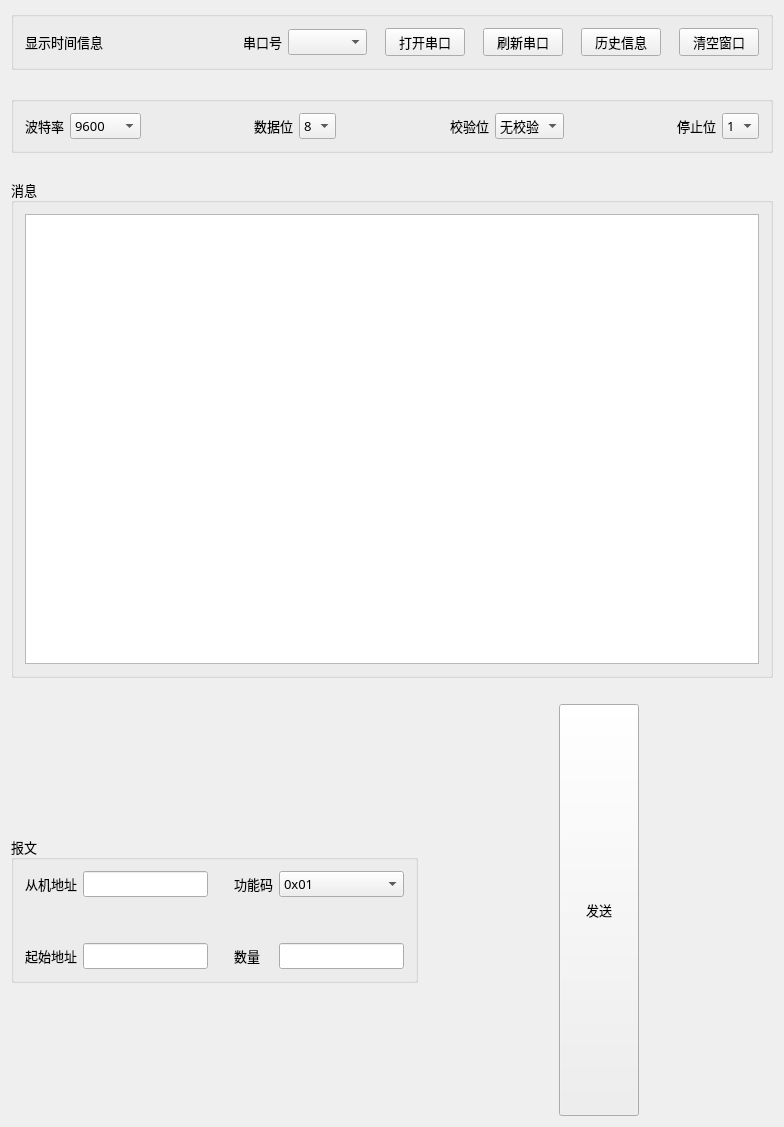
<?xml version="1.0" encoding="UTF-8"?>
<ui version="4.0">
 <class>Widget</class>
 <widget class="QWidget" name="Widget">
  <property name="geometry">
   <rect>
    <x>0</x>
    <y>0</y>
    <width>784</width>
    <height>1127</height>
   </rect>
  </property>
  <property name="sizePolicy">
   <sizepolicy hsizetype="Preferred" vsizetype="Fixed">
    <horstretch>0</horstretch>
    <verstretch>0</verstretch>
   </sizepolicy>
  </property>
  <property name="font">
   <font>
    <family>楷体</family>
    <pointsize>10</pointsize>
   </font>
  </property>
  <property name="windowTitle">
   <string>Widget</string>
  </property>
  <layout class="QGridLayout" name="gridLayout_2">
   <item row="0" column="0">
    <layout class="QVBoxLayout" name="verticalLayout_3">
     <item>
      <layout class="QHBoxLayout" name="horizontalLayout_5">
       <item>
        <widget class="QGroupBox" name="SerialSwitchSetting">
         <property name="sizePolicy">
          <sizepolicy hsizetype="Preferred" vsizetype="Preferred">
           <horstretch>0</horstretch>
           <verstretch>0</verstretch>
          </sizepolicy>
         </property>
         <property name="minimumSize">
          <size>
           <width>0</width>
           <height>50</height>
          </size>
         </property>
         <property name="title">
          <string/>
         </property>
         <layout class="QHBoxLayout" name="horizontalLayout_2">
          <item>
           <widget class="QLabel" name="ShowCurrentTime">
            <property name="sizePolicy">
             <sizepolicy hsizetype="Preferred" vsizetype="Fixed">
              <horstretch>0</horstretch>
              <verstretch>0</verstretch>
             </sizepolicy>
            </property>
            <property name="minimumSize">
             <size>
              <width>200</width>
              <height>0</height>
             </size>
            </property>
            <property name="text">
             <string>显示时间信息</string>
            </property>
            <property name="alignment">
             <set>Qt::AlignLeading|Qt::AlignLeft|Qt::AlignVCenter</set>
            </property>
           </widget>
          </item>
          <item>
           <spacer name="horizontalSpacer_6">
            <property name="orientation">
             <enum>Qt::Horizontal</enum>
            </property>
            <property name="sizeHint" stdset="0">
             <size>
              <width>40</width>
              <height>20</height>
             </size>
            </property>
           </spacer>
          </item>
          <item>
           <widget class="QLabel" name="SerialPortLabel">
            <property name="sizePolicy">
             <sizepolicy hsizetype="Preferred" vsizetype="Fixed">
              <horstretch>0</horstretch>
              <verstretch>0</verstretch>
             </sizepolicy>
            </property>
            <property name="text">
             <string>串口号</string>
            </property>
           </widget>
          </item>
          <item>
           <widget class="QComboBox" name="SerialPortName">
            <property name="maximumSize">
             <size>
              <width>100</width>
              <height>16777215</height>
             </size>
            </property>
           </widget>
          </item>
          <item>
           <spacer name="horizontalSpacer_8">
            <property name="orientation">
             <enum>Qt::Horizontal</enum>
            </property>
            <property name="sizeHint" stdset="0">
             <size>
              <width>40</width>
              <height>20</height>
             </size>
            </property>
           </spacer>
          </item>
          <item>
           <widget class="QPushButton" name="SerialSwitchSettingButton">
            <property name="text">
             <string>打开串口</string>
            </property>
           </widget>
          </item>
          <item>
           <spacer name="horizontalSpacer_15">
            <property name="orientation">
             <enum>Qt::Horizontal</enum>
            </property>
            <property name="sizeHint" stdset="0">
             <size>
              <width>40</width>
              <height>20</height>
             </size>
            </property>
           </spacer>
          </item>
          <item>
           <widget class="QPushButton" name="RefreshSerialPortButton">
            <property name="text">
             <string>刷新串口</string>
            </property>
           </widget>
          </item>
          <item>
           <spacer name="horizontalSpacer_5">
            <property name="orientation">
             <enum>Qt::Horizontal</enum>
            </property>
            <property name="sizeHint" stdset="0">
             <size>
              <width>40</width>
              <height>20</height>
             </size>
            </property>
           </spacer>
          </item>
          <item>
           <widget class="QPushButton" name="HistoryMessageButton">
            <property name="text">
             <string>历史信息</string>
            </property>
           </widget>
          </item>
          <item>
           <spacer name="horizontalSpacer_16">
            <property name="orientation">
             <enum>Qt::Horizontal</enum>
            </property>
            <property name="sizeHint" stdset="0">
             <size>
              <width>40</width>
              <height>20</height>
             </size>
            </property>
           </spacer>
          </item>
          <item>
           <widget class="QPushButton" name="ClearHistoryMessageButton">
            <property name="text">
             <string>清空窗口</string>
            </property>
           </widget>
          </item>
         </layout>
        </widget>
       </item>
      </layout>
     </item>
     <item>
      <spacer name="horizontalSpacer_12">
       <property name="orientation">
        <enum>Qt::Horizontal</enum>
       </property>
       <property name="sizeHint" stdset="0">
        <size>
         <width>40</width>
         <height>20</height>
        </size>
       </property>
      </spacer>
     </item>
     <item>
      <layout class="QHBoxLayout" name="horizontalLayout_4">
       <item>
        <widget class="QGroupBox" name="SerialSetting">
         <property name="sizePolicy">
          <sizepolicy hsizetype="Preferred" vsizetype="Fixed">
           <horstretch>0</horstretch>
           <verstretch>0</verstretch>
          </sizepolicy>
         </property>
         <property name="title">
          <string/>
         </property>
         <layout class="QHBoxLayout" name="horizontalLayout">
          <item>
           <widget class="QLabel" name="BaudRateNumberLabel">
            <property name="text">
             <string>波特率</string>
            </property>
           </widget>
          </item>
          <item>
           <widget class="QComboBox" name="BaudRateNumber">
            <property name="sizePolicy">
             <sizepolicy hsizetype="Fixed" vsizetype="Fixed">
              <horstretch>0</horstretch>
              <verstretch>0</verstretch>
             </sizepolicy>
            </property>
            <property name="minimumSize">
             <size>
              <width>10</width>
              <height>0</height>
             </size>
            </property>
            <item>
             <property name="text">
              <string>9600</string>
             </property>
            </item>
            <item>
             <property name="text">
              <string>19200</string>
             </property>
            </item>
            <item>
             <property name="text">
              <string>115200</string>
             </property>
            </item>
           </widget>
          </item>
          <item>
           <spacer name="horizontalSpacer_2">
            <property name="orientation">
             <enum>Qt::Horizontal</enum>
            </property>
            <property name="sizeHint" stdset="0">
             <size>
              <width>40</width>
              <height>20</height>
             </size>
            </property>
           </spacer>
          </item>
          <item>
           <widget class="QLabel" name="DataBitsNumberLabel">
            <property name="text">
             <string>数据位</string>
            </property>
           </widget>
          </item>
          <item>
           <widget class="QComboBox" name="DataBitsNumber">
            <property name="sizePolicy">
             <sizepolicy hsizetype="Minimum" vsizetype="Fixed">
              <horstretch>0</horstretch>
              <verstretch>0</verstretch>
             </sizepolicy>
            </property>
            <property name="minimumSize">
             <size>
              <width>0</width>
              <height>0</height>
             </size>
            </property>
            <property name="maximumSize">
             <size>
              <width>50</width>
              <height>16777215</height>
             </size>
            </property>
            <item>
             <property name="text">
              <string>8</string>
             </property>
            </item>
            <item>
             <property name="text">
              <string>7</string>
             </property>
            </item>
            <item>
             <property name="text">
              <string>6</string>
             </property>
            </item>
            <item>
             <property name="text">
              <string>5</string>
             </property>
            </item>
           </widget>
          </item>
          <item>
           <spacer name="horizontalSpacer_3">
            <property name="orientation">
             <enum>Qt::Horizontal</enum>
            </property>
            <property name="sizeHint" stdset="0">
             <size>
              <width>40</width>
              <height>20</height>
             </size>
            </property>
           </spacer>
          </item>
          <item>
           <widget class="QLabel" name="ParityNameLabel">
            <property name="text">
             <string>校验位</string>
            </property>
           </widget>
          </item>
          <item>
           <widget class="QComboBox" name="ParityName">
            <property name="maximumSize">
             <size>
              <width>90</width>
              <height>16777215</height>
             </size>
            </property>
            <item>
             <property name="text">
              <string>无校验</string>
             </property>
            </item>
            <item>
             <property name="text">
              <string>奇校验</string>
             </property>
            </item>
            <item>
             <property name="text">
              <string>偶校验</string>
             </property>
            </item>
           </widget>
          </item>
          <item>
           <spacer name="horizontalSpacer_4">
            <property name="orientation">
             <enum>Qt::Horizontal</enum>
            </property>
            <property name="sizeHint" stdset="0">
             <size>
              <width>40</width>
              <height>20</height>
             </size>
            </property>
           </spacer>
          </item>
          <item>
           <widget class="QLabel" name="StopBitsNameLabel">
            <property name="text">
             <string>停止位</string>
            </property>
           </widget>
          </item>
          <item>
           <widget class="QComboBox" name="StopBitsName">
            <property name="maximumSize">
             <size>
              <width>50</width>
              <height>16777215</height>
             </size>
            </property>
            <item>
             <property name="text">
              <string>1</string>
             </property>
            </item>
            <item>
             <property name="text">
              <string>2</string>
             </property>
            </item>
           </widget>
          </item>
         </layout>
        </widget>
       </item>
      </layout>
     </item>
     <item>
      <spacer name="horizontalSpacer_13">
       <property name="orientation">
        <enum>Qt::Horizontal</enum>
       </property>
       <property name="sizeHint" stdset="0">
        <size>
         <width>40</width>
         <height>20</height>
        </size>
       </property>
      </spacer>
     </item>
     <item>
      <layout class="QVBoxLayout" name="verticalLayout_2">
       <property name="sizeConstraint">
        <enum>QLayout::SetFixedSize</enum>
       </property>
       <item>
        <widget class="QGroupBox" name="ShowCurrentMessage">
         <property name="title">
          <string>消息</string>
         </property>
         <layout class="QVBoxLayout" name="verticalLayout">
          <item>
           <widget class="QTextEdit" name="messageBox">
            <property name="sizePolicy">
             <sizepolicy hsizetype="Expanding" vsizetype="Fixed">
              <horstretch>0</horstretch>
              <verstretch>0</verstretch>
             </sizepolicy>
            </property>
            <property name="minimumSize">
             <size>
              <width>0</width>
              <height>450</height>
             </size>
            </property>
           </widget>
          </item>
         </layout>
        </widget>
       </item>
       <item>
        <spacer name="horizontalSpacer_14">
         <property name="orientation">
          <enum>Qt::Horizontal</enum>
         </property>
         <property name="sizeHint" stdset="0">
          <size>
           <width>40</width>
           <height>20</height>
          </size>
         </property>
        </spacer>
       </item>
      </layout>
     </item>
    </layout>
   </item>
   <item row="1" column="0">
    <layout class="QHBoxLayout" name="horizontalLayout_3">
     <item>
      <widget class="QGroupBox" name="MessageSetting">
       <property name="sizePolicy">
        <sizepolicy hsizetype="Expanding" vsizetype="Fixed">
         <horstretch>0</horstretch>
         <verstretch>0</verstretch>
        </sizepolicy>
       </property>
       <property name="title">
        <string>报文</string>
       </property>
       <layout class="QGridLayout" name="gridLayout">
        <item row="0" column="0">
         <widget class="QLabel" name="SlaveAddressLabel">
          <property name="sizePolicy">
           <sizepolicy hsizetype="Preferred" vsizetype="Preferred">
            <horstretch>0</horstretch>
            <verstretch>0</verstretch>
           </sizepolicy>
          </property>
          <property name="text">
           <string>从机地址</string>
          </property>
         </widget>
        </item>
        <item row="2" column="3">
         <widget class="QLabel" name="DataNumberLabel">
          <property name="sizePolicy">
           <sizepolicy hsizetype="Preferred" vsizetype="Preferred">
            <horstretch>0</horstretch>
            <verstretch>0</verstretch>
           </sizepolicy>
          </property>
          <property name="text">
           <string>数量</string>
          </property>
         </widget>
        </item>
        <item row="0" column="4">
         <widget class="QComboBox" name="FunctionCodeNumber">
          <property name="sizePolicy">
           <sizepolicy hsizetype="Expanding" vsizetype="Fixed">
            <horstretch>0</horstretch>
            <verstretch>0</verstretch>
           </sizepolicy>
          </property>
          <item>
           <property name="text">
            <string>0x01</string>
           </property>
          </item>
          <item>
           <property name="text">
            <string>0x03</string>
           </property>
          </item>
          <item>
           <property name="text">
            <string>0x0f</string>
           </property>
          </item>
          <item>
           <property name="text">
            <string>0x10</string>
           </property>
          </item>
         </widget>
        </item>
        <item row="0" column="3">
         <widget class="QLabel" name="FunctionCodeLabel">
          <property name="sizePolicy">
           <sizepolicy hsizetype="Preferred" vsizetype="Preferred">
            <horstretch>0</horstretch>
            <verstretch>0</verstretch>
           </sizepolicy>
          </property>
          <property name="text">
           <string>功能码</string>
          </property>
         </widget>
        </item>
        <item row="2" column="0">
         <widget class="QLabel" name="BeginAddressLabel">
          <property name="sizePolicy">
           <sizepolicy hsizetype="Preferred" vsizetype="Preferred">
            <horstretch>0</horstretch>
            <verstretch>0</verstretch>
           </sizepolicy>
          </property>
          <property name="text">
           <string>起始地址</string>
          </property>
         </widget>
        </item>
        <item row="2" column="4">
         <widget class="QLineEdit" name="DataNumber">
          <property name="sizePolicy">
           <sizepolicy hsizetype="Expanding" vsizetype="Preferred">
            <horstretch>0</horstretch>
            <verstretch>0</verstretch>
           </sizepolicy>
          </property>
         </widget>
        </item>
        <item row="2" column="1">
         <widget class="QLineEdit" name="BeginAddressNumber">
          <property name="sizePolicy">
           <sizepolicy hsizetype="Expanding" vsizetype="Preferred">
            <horstretch>0</horstretch>
            <verstretch>0</verstretch>
           </sizepolicy>
          </property>
         </widget>
        </item>
        <item row="1" column="0">
         <spacer name="horizontalSpacer">
          <property name="orientation">
           <enum>Qt::Horizontal</enum>
          </property>
          <property name="sizeHint" stdset="0">
           <size>
            <width>40</width>
            <height>20</height>
           </size>
          </property>
         </spacer>
        </item>
        <item row="0" column="1">
         <widget class="QLineEdit" name="SlaveAddressNumber">
          <property name="sizePolicy">
           <sizepolicy hsizetype="Expanding" vsizetype="Preferred">
            <horstretch>0</horstretch>
            <verstretch>0</verstretch>
           </sizepolicy>
          </property>
         </widget>
        </item>
        <item row="1" column="2">
         <spacer name="verticalSpacer">
          <property name="orientation">
           <enum>Qt::Vertical</enum>
          </property>
          <property name="sizeHint" stdset="0">
           <size>
            <width>20</width>
            <height>40</height>
           </size>
          </property>
         </spacer>
        </item>
       </layout>
      </widget>
     </item>
     <item>
      <spacer name="horizontalSpacer_9">
       <property name="orientation">
        <enum>Qt::Horizontal</enum>
       </property>
       <property name="sizeHint" stdset="0">
        <size>
         <width>40</width>
         <height>20</height>
        </size>
       </property>
      </spacer>
     </item>
     <item>
      <widget class="QPushButton" name="SendMessageButton">
       <property name="sizePolicy">
        <sizepolicy hsizetype="Preferred" vsizetype="Preferred">
         <horstretch>0</horstretch>
         <verstretch>0</verstretch>
        </sizepolicy>
       </property>
       <property name="text">
        <string>发送</string>
       </property>
      </widget>
     </item>
     <item>
      <spacer name="horizontalSpacer_10">
       <property name="orientation">
        <enum>Qt::Horizontal</enum>
       </property>
       <property name="sizeHint" stdset="0">
        <size>
         <width>40</width>
         <height>20</height>
        </size>
       </property>
      </spacer>
     </item>
    </layout>
   </item>
  </layout>
 </widget>
 <layoutdefault spacing="6" margin="11"/>
 <resources/>
 <connections/>
</ui>
